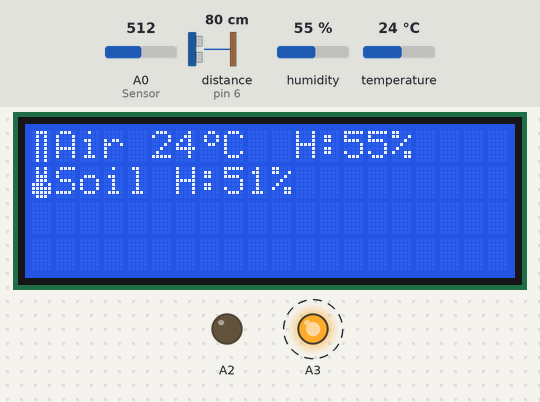
Bench run of a sketch on a simulated Arduino Uno, built with avr-gcc and run on an emulated ATmega328P. On the bench: 20×4 character LCD, output pins drawn as LEDs (lit = HIGH). Wiring (inferred from the names in the program): ultrasonic range finder: trigger pin 7; echo pin 6. Dashed ring = blinking. The test bench sets the inputs (shaded band); at power-on: A0 (Sensor) = 512, humidity 55 %, temperature 24 °C, distance to the obstacle (sensor on pin 6) 80 cm. The echo pulse lasts 58.3 µs per cm; pins used as bus, display or sensor lines are not drawn; what the sketch prints to the serial monitor is not drawn.

Above: at 1.7 s.
1.8 s: A0 (Sensor) set to 490
6.3 s: A0 (Sensor) set to 464
At 6.8 s:
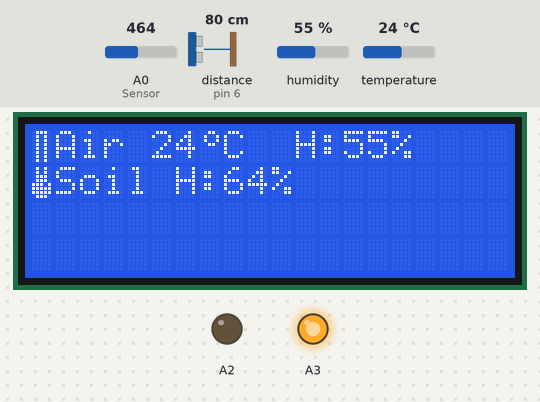
7.9 s: humidity set to 22 %
At 8.8 s:
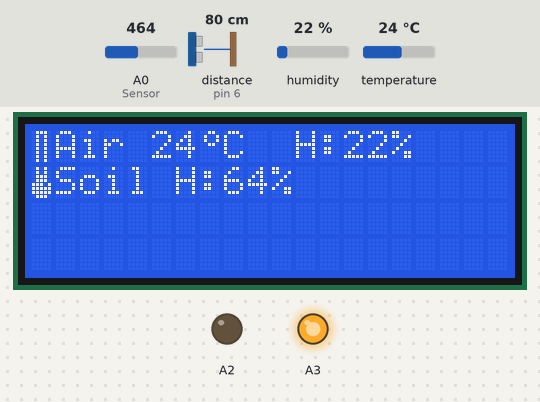
9.6 s: temperature set to 12 °C
At 10.6 s:
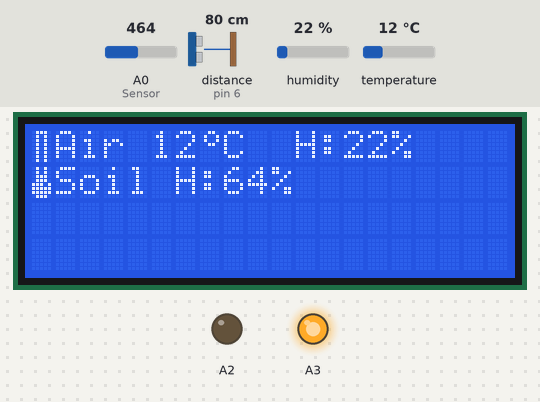
16.6 s: A0 (Sensor) set to 716
At 17.8 s:
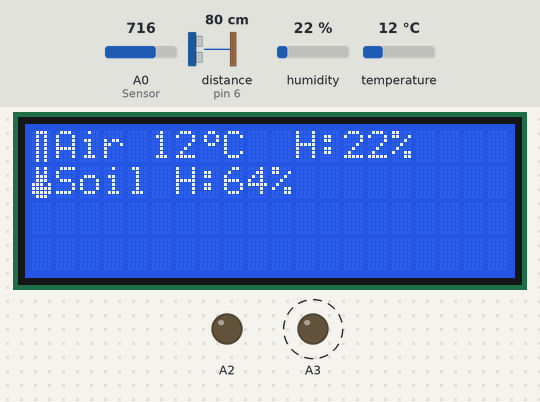
Timing chart, 0 to 20.6 s (numbered marks = the images above; inputs shaded):
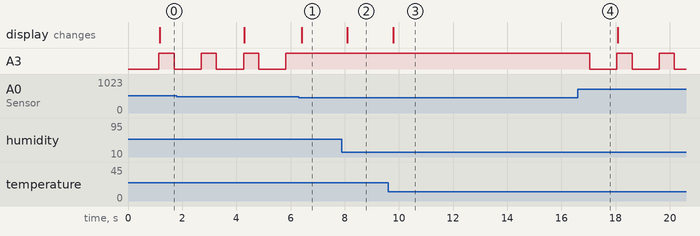

Measured:
- the behaviour switches between 482 and 481 on A0 (Sensor) (found by bisection; images 0 and 1)
- after the input at 6.3 s, A3: stays HIGH (without the input it goes to LOW after 0.09 s); the display: changes after 0.12 s (image 1)
- after the input at 7.9 s, the display: changes after 0.20 s (image 2)
- after the input at 9.6 s, the display: changes after 0.18 s (image 3)
- after the input at 16.6 s, A3: alternates HIGH for 0.56 s and LOW for 1.0 s, starting after 0.45 s
- by itself, A3: alternates HIGH for 0.56 s and LOW for 1.0 s

The sketch:

LCD_DHT.ino
```cpp
#include <DFRobot_DHT11.h>

  //#include "dht.h"                 //air humidity/temperature sensor
  #include <Wire.h>                //LCD I2C communication
  #include <LiquidCrystal_I2C.h>   //LCD SCL-A5   SDA - A4
  DFRobot_DHT11 DHT;
  #define dht_apin 10 // Analog Pin sensor is connected to  D10

  const int AirValue = 694;   //you need to replace this value with Value_1
  const int WaterValue = 340;  //you need to replace this value with Value_2
  const int pingPin = 7; // Trigger Pin of Ultrasonic Sensor
  const int echoPin = 6; // Echo Pin of Ultrasonic Sensor

  LiquidCrystal_I2C lcd(0x27,20,4);

  int Soil_Humidity, Air_Humidity, Air_Temperature;
  int lastWaterTime = 0;

  // Design my own new characters:
  byte Degree_Symbol[8]={
    B000110,
    B001001,
    B001001,
    B000110,
    B000000,
    B000000,
    B000000,
    B000000
  };
  byte Thermometer_Symbol_1[8]={
    B001110,
    B001010,
    B001010,
    B001010,
    B001010,
    B001010,
    B001010,
    B001010
  };
  byte Thermometer_Symbol_2[8] = {
    B001010,
    B001010,
    B001110,
    B001110,
    B011101,
    B011111,
    B011111,
    B001110
  };


  void setup() {

    lcd.init();                      // initialize the lcd
    lcd.backlight();
    Serial.begin(9600);

    // Create the new characters:
    lcd.clear();
    lcd.createChar(0, Degree_Symbol);
    lcd.createChar(1, Thermometer_Symbol_1);
    lcd.createChar(2, Thermometer_Symbol_2);

    lcd.setCursor(1, 0);
    lcd.print("Air       H:");
    lcd.setCursor(1, 1);
    lcd.print("Soil H:");

    Draw_Temperature_Symbol();
    Draw_Celsius_Symbol(7, 0);

    pinMode(A2, OUTPUT);
    pinMode(A3, OUTPUT);

  }

  void loop() {
    DHT.read(dht_apin);
    Air_Temperature = DHT.temperature;
    Air_Humidity = DHT.humidity;
    Soil_Humidity = analogRead(A0);

    //Serial.println(analogRead(A0)); // soil moisture sensor connected to A0 pin
    int soilMoistureValue = analogRead(A0);  //put Sensor insert into soil
    //Serial.println(soilMoistureValue);
    int soilmoisturepercent = map(soilMoistureValue, AirValue, WaterValue, 0, 100);
    if(soilmoisturepercent >= 100){
      Soil_Humidity = 100;
    }
    else if(soilmoisturepercent <=0){
      Soil_Humidity = 0;
    }
    else if(soilmoisturepercent >0 && soilmoisturepercent < 100){
     Soil_Humidity = soilmoisturepercent;
    }

    Serial.println(soilmoisturepercent);
    if(soilmoisturepercent < 60){ // && millis() - lastWaterTime > 60000){
      //lastWaterTime = millis();
      digitalWrite(A3, LOW);
      delay(1000);
      digitalWrite(A3, HIGH);
      }
    //digitalWrite(A3, HIGH);

    digitalWrite(12, HIGH);
    delayMicroseconds(1450); // Duration of the pusle in microseconds
    digitalWrite(12, LOW);
    delayMicroseconds(18550); // 20ms - duration of the pusle
    // Pulses duration: 600 - 0deg; 1450 - 90deg; 2300 - 180deg

    lcd.setCursor(8, 1);
    lcd.print("    ");

    //digitalWrite(A2, HIGH);
    //delay(500);
    //digitalWrite(A3, HIGH);
    // A pulse each 20ms

    digitalWrite(12, HIGH);
    delayMicroseconds(1450); // Duration of the pusle in microseconds
    digitalWrite(12, LOW);
    delayMicroseconds(18550); // 20ms - duration of the pusle
    // Pulses duration: 600 - 0deg; 1450 - 90deg; 2300 - 180deg

    lcd.setCursor(8, 1);
    lcd.print("    ");


    Draw_Temperature_Symbol();
    if(Air_Temperature < 100 && Air_Humidity < 100){
      Print_on_LSD(Air_Temperature, 0, 5);
      Print_on_LSD(Air_Humidity, 0, 13);
      Print_on_LSD(Soil_Humidity, 1, 8);
      if(Soil_Humidity == 100){
        lcd.setCursor(11, 1);
        lcd.print("%");
      }else{
        lcd.setCursor(10, 1);
        lcd.print("%");
      }
      delay(500);
    }

  Serial.println(checkWaterHight());

  }//loop

  int checkWaterHight() {
   pinMode(pingPin, OUTPUT);
   digitalWrite(pingPin, LOW);
   delayMicroseconds(2);
   digitalWrite(pingPin, HIGH);
   delayMicroseconds(10);
   digitalWrite(pingPin, LOW);
   pinMode(echoPin, INPUT);
   return pulseIn(echoPin, HIGH) / 29 / 2;
   delay(100);
}


  void Draw_Temperature_Symbol(){
    // Drwas thermometer character:
    lcd.setCursor(0, 0);
    lcd.write(byte(1));
    lcd.setCursor(0, 1);
    lcd.write(byte(2));
  }

  void Draw_Celsius_Symbol(int x, int y){
    lcd.setCursor(x, y);
    lcd.write(byte(0));
    lcd.setCursor(x+1, y);
    lcd.write('C');
    lcd.setCursor(15, y);
    lcd.write('%');
  }

  void Print_on_LSD(int x, int row, int column){
    char myStg[10];
    lcd.setCursor(column, row);
    sprintf(myStg, "%d", x);
    for(int i=0; i<strlen(myStg); i++){
      lcd.print(myStg[i]);
    }
  }
```
